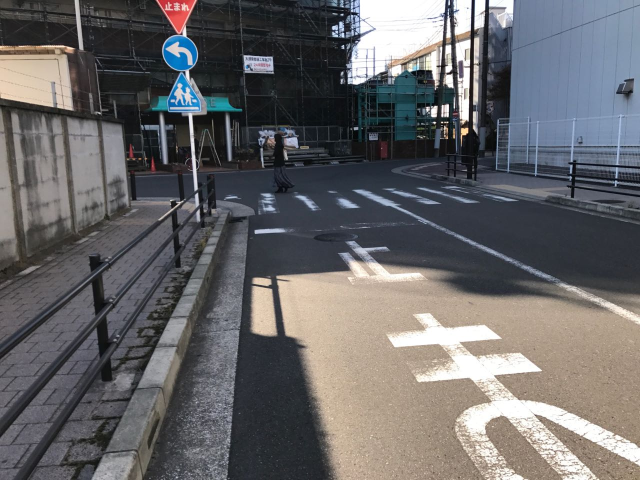
//> input picture data/1.jpg, 1280 x 960 px (shown at 1/2 size)
$ ./lan_env   (built with g++ and OpenCV 4)
//> lines starting //> are read from the running program, lines starting //| are printed output that depends on the picture; after the words box and inside, x2 and y2 are one past the last pixel; in counts of white or black regions, pixels touching at a corner belong together
### src/gen_diff_mean.h
#ifndef GEN_DIFF_MEAN_H
#define GEN_DIFF_MEAN_H

#include <iostream>
#include <opencv2/opencv.hpp>

#include "histo.h"
#include "img_common.h"

struct LaneFeature {
  //int lane_max_prob;
  //int left_diff;
  //int right_diff;
  SOFeature left_nolane;
  SOFeature lane;
  SOFeature right_nolane;
};

// return lane, nolane
// [20 lines left out: function GenDiffMean, not called in this run]

#endif // GEN_DIFF_MEAN_H

### src/mouse_crop.h
#ifndef MOUSE_CROP_H
#define MOUSE_CROP_H

#include <opencv2/core/core.hpp>
#include <opencv2/highgui/highgui.hpp>
#include <stdio.h>

#include "gen_diff_mean.h"

class MouseCrop {
  private:
    cv::Mat org,dst,img,tmp;
    std::string winname;
    //LaneFeature lf;
    bool left_done;
    bool right_done;
    cv::Rect left_bbox;
    cv::Rect right_bbox;

  public:
    MouseCrop() {}

    std::pair<cv::Rect,cv::Rect> Run(const cv::Mat& image, const std::string& window) {
      left_done = false;
      right_done = false;

      org = image.clone();
      org.copyTo(img);
      org.copyTo(tmp);
      //winname = window + " (left-lane)";
      winname = window;

      cv::namedWindow(winname);
      cv::setMouseCallback(winname, &MouseCrop::on_mouse, this);
      cv::imshow(winname,img);
      //cv::waitKey(0);
      //cv::destroyWindow(winname);
      //cv::destroyWindow("dst");

      //winname = window + " (right-lane)";
      //cv::namedWindow(winname);
      //cv::setMouseCallback(winname, &MouseCrop::on_mouse, this);
      //cv::imshow(winname,img);
      cv::waitKey(0);
      cv::destroyWindow(winname);
      cv::destroyWindow("left-lane");
      cv::destroyWindow("right-lane");

      assert(left_done && right_done);
      return std::make_pair(left_bbox, right_bbox);
    }

    static void on_mouse(int event,int x,int y,int flags,void *ustc) {
      MouseCrop* mc = (MouseCrop*)ustc;
      mc->on_mouse(event, x, y, flags);
    }

    void on_mouse(int event,int x,int y,int flags)
    {
        static cv::Point pre_pt = cv::Point(-1,-1);
        static cv::Point cur_pt = cv::Point(-1,-1);
        char temp[16];
        if (event == CV_EVENT_LBUTTONDOWN)
        {
            org.copyTo(img);
            sprintf(temp,"(%d,%d)",x,y);
            pre_pt = cv::Point(x,y);
            putText(img,temp,pre_pt,cv::FONT_HERSHEY_SIMPLEX,0.5,cv::Scalar(0,0,0,255),1,8);
            circle(img,pre_pt,2,cv::Scalar(255,0,0,0),CV_FILLED,CV_AA,0);
            imshow(winname,img);
        }
        else if (event == CV_EVENT_MOUSEMOVE && !(flags & CV_EVENT_FLAG_LBUTTON))
        {
            img.copyTo(tmp);
            sprintf(temp,"(%d,%d)",x,y);
            cur_pt = cv::Point(x,y);
            putText(tmp,temp,cur_pt,cv::FONT_HERSHEY_SIMPLEX,0.5,cv::Scalar(0,0,0,255));
            imshow(winname,tmp);
        }
        else if (event == CV_EVENT_MOUSEMOVE && (flags & CV_EVENT_FLAG_LBUTTON))
        {
            img.copyTo(tmp);
            sprintf(temp,"(%d,%d)",x,y);
            cur_pt = cv::Point(x,y);
            putText(tmp,temp,cur_pt,cv::FONT_HERSHEY_SIMPLEX,0.5,cv::Scalar(0,0,0,255));
            rectangle(tmp,pre_pt,cur_pt,cv::Scalar(0,255,0,0),1,8,0);
            imshow(winname,tmp);
        }
        else if (event == CV_EVENT_LBUTTONUP)
        {
            org.copyTo(img);
            sprintf(temp,"(%d,%d)",x,y);
            cur_pt = cv::Point(x,y);
            putText(img,temp,cur_pt,cv::FONT_HERSHEY_SIMPLEX,0.5,cv::Scalar(0,0,0,255));
            circle(img,pre_pt,2,cv::Scalar(255,0,0,0),CV_FILLED,CV_AA,0);
            rectangle(img,pre_pt,cur_pt,cv::Scalar(0,255,0,0),1,8,0);
            imshow(winname,img);
            img.copyTo(tmp);

            int width = abs(pre_pt.x - cur_pt.x);
            int height = abs(pre_pt.y - cur_pt.y);
            if (width == 0 || height == 0)
            {
                printf("width == 0 || height == 0");
                return;
            }
            //dst = org(cv::Rect(cv::min(cur_pt.x,pre_pt.x),cv::min(cur_pt.y,pre_pt.y),width,height));
            //cv::namedWindow("dst");
            //cv::imshow("dst",dst);

            if (!left_done) {
              left_bbox = (cv::Rect(cv::min(cur_pt.x,pre_pt.x),cv::min(cur_pt.y,pre_pt.y),width,height));
              dst = org(left_bbox);
              cv::namedWindow("left-lane");
              cv::imshow("left-lane",dst);
              left_done = true;
            } else if (!right_done) {
              right_bbox = (cv::Rect(cv::min(cur_pt.x,pre_pt.x),cv::min(cur_pt.y,pre_pt.y),width,height));
              dst = org(right_bbox);
              cv::namedWindow("right-lane");
              cv::imshow("right-lane",dst);
              right_done = true;
            } else {
              printf("Do nothing\n");
            }
            #if 0
            printf("%s\n", !left_done ? "================== left" : "================== right");
            auto diffmean = GenDiffMean(dst, 0);
            printf("lane[%d], nolane[%d]\n", diffmean.first, diffmean.second);
            if (!left_done) {
              lf.left_lane_max_prob = diffmean.first;
              lf.left_nolane_max_prob = diffmean.second;
              left_done = true;
            } else {
              lf.right_lane_max_prob = diffmean.first;
              lf.right_nolane_max_prob = diffmean.second;
              right_done = true;
            }
            #endif
        }
    }
};


#endif // MOUSE_CROP_H

### src/lan_env.cpp
#include <iostream>
#include <fstream>
#include <opencv2/opencv.hpp>
#include <sys/time.h>
#include <unistd.h>
#include <stdio.h>
#include <gflags/gflags.h>

#include "histo.h"
#include "img_common.h"
#include "mouse_crop.h"

struct TwoLanesFeature {
  LaneFeature left_lane;
  LaneFeature right_lane;
};

struct Features {
  cv::Mat BGR;

  cv::Mat B;
  cv::Mat Br;
  cv::Mat G;
  cv::Mat Gr;
  cv::Mat R;
  cv::Mat Rr;

  SOFeature fB;
  SOFeature fBr;
  SOFeature fG;
  SOFeature fGr;
  SOFeature fR;
  SOFeature fRr;

  TwoLanesFeature lfB;
  TwoLanesFeature lfG;
  TwoLanesFeature lfR;

  double elapsed_time;
};

using namespace std;
using namespace cv;

DEFINE_bool(display_running_histo, false, "display running histo");
DEFINE_bool(display_histo, false, "display histo");
DEFINE_bool(display_channel_feature, false, "display channel feature");
DEFINE_string(weight, "lane.csv", "pretrained weight");
DEFINE_bool(manual, false, "manual specify two lanes");
DEFINE_uint64(learn_num, 60,
    "The number of images to learn.");

// A simple registry for caffe commands.
typedef int (*BrewFunction)(const std::string& video_name);
typedef std::map<std::string, BrewFunction> BrewMap;
BrewMap g_brew_map;

#define RegisterBrewFunction(func) \
namespace { \
class __Registerer_##func { \
 public: /* NOLINT */ \
  __Registerer_##func() { \
    g_brew_map[#func] = &func; \
  } \
}; \
__Registerer_##func g_registerer_##func; \
}

// [92 lines left out: functions GetBrewFunction, ResizeImage, ExtractOneImage, not called in this run]

std::string GenFilename(const std::string& type, const std::string& image_name, char* diff_buff) {
  return std::string("feature_images/") + type + "_" + GetAbsoluteFilePrefix(image_name) + "_" + std::string(diff_buff) + ".jpg";
}

// [19 lines left out: function SaveToFile, not called in this run]

void RunBatch() {
  system("rm -rf feature_images");
  system("mkdir feature_images");

  //cv::namedWindow("Histogram", cv::WINDOW_NORMAL);
  //cv::namedWindow("gray", cv::WINDOW_NORMAL);

  //std::vector<std::string> images = { "0.jpg", "1.jpg", "2.jpg", "3.jpg", "4.jpg", "5.jpg", "6.jpg", "7.jpg", "8.jpg", "9.jpg", "10.jpg" };
  std::vector<std::string> images = { "1.jpg" };
  //std::vector<std::string> images = { "5.jpg", "6.jpg", "7.jpg", "8.jpg", "9.jpg", "10.jpg" };
  for (const auto& m: images) {
    // Load image
    cv::Mat origin_image = cv::imread(m);
//> origin_image is the input picture: 960 rows x 1280 cols, CV_8UC3; mean B, G, R 104.4, 102.8, 103.7
    if (origin_image.empty()) {
      std::cout << "read image failure" << std::endl;
      exit(-1);
    }

    MouseCrop mc;
    auto two_lanes = mc.Run(origin_image, "origin_image");
//> the left mouse button is pressed at (320, 240)
//> in on_mouse, `putText(img,temp,pre_pt,cv::FONT_HERSHEY_SIMPLEX,0.5,cv::Scalar(0,0,0,..`: img: 960 rows x 1280 cols, CV_8UC3; 193 pixels changed, all inside (x1, y1, x2, y2) = (322, 228, 398, 245)
//> in on_mouse, `circle(img,pre_pt,2,cv::Scalar(255,0,0,0),CV_FILLED,CV_AA,0);`: img: 960 rows x 1280 cols, CV_8UC3; mean B, G, R 104.4, 102.8, 103.7
//> the mouse is dragged to (640, 480)
//> in on_mouse (call 2), `putText(tmp,temp,cur_pt,cv::FONT_HERSHEY_SIMPLEX,0.5,cv::Scalar(0,0,0,..`: tmp: 960 rows x 1280 cols, CV_8UC3; mean B, G, R 104.4, 102.8, 103.7
//> the mouse is dragged to (960, 720)
//> call 3 of on_mouse, with event = 0, x = 960, y = 720, flags = 1
//> call 3 of on_mouse, with event = 0, x = 960, y = 720, flags = 1
//> in on_mouse (call 3), `putText(tmp,temp,cur_pt,cv::FONT_HERSHEY_SIMPLEX,0.5,cv::Scalar(0,0,0,..`: tmp: 960 rows x 1280 cols, CV_8UC3; mean B, G, R 104.4, 102.7, 103.7
//> in on_mouse (call 3), `rectangle(tmp,pre_pt,cur_pt,cv::Scalar(0,255,0,0),1,8,0);`:
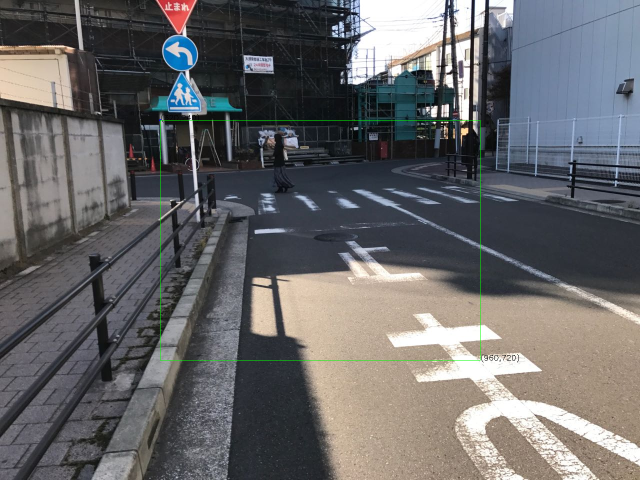
//> tmp: 960 rows x 1280 cols, CV_8UC3 (shown at 1/2 size); mean B, G, R 104.2, 103, 103.5
//> the button is released at (960, 720)
//> call 4 of on_mouse, with event = 4, x = 960, y = 720, flags = 0
//> call 4 of on_mouse, with event = 4, x = 960, y = 720, flags = 0
//> in on_mouse (call 4), `putText(img,temp,cur_pt,cv::FONT_HERSHEY_SIMPLEX,0.5,cv::Scalar(0,0,0,..`: img: 960 rows x 1280 cols, CV_8UC3; 197 pixels changed, all inside (x1, y1, x2, y2) = (962, 708, 1038, 725)
//> in on_mouse (call 4), `circle(img,pre_pt,2,cv::Scalar(255,0,0,0),CV_FILLED,CV_AA,0);`: img: 960 rows x 1280 cols, CV_8UC3; mean B, G, R 104.4, 102.7, 103.7
//> in on_mouse (call 4), `rectangle(img,pre_pt,cur_pt,cv::Scalar(0,255,0,0),1,8,0);`:
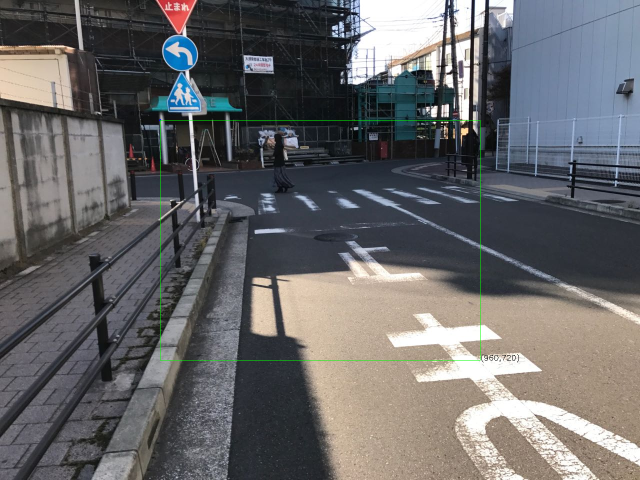
//> img: 960 rows x 1280 cols, CV_8UC3 (shown at 1/2 size); mean B, G, R 104.2, 103.1, 103.5
//> in on_mouse (call 4), `dst = org(left_bbox);`:
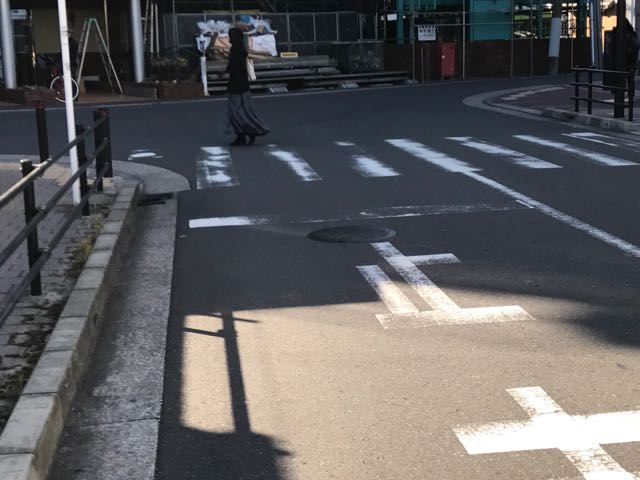
//> dst: 480 rows x 640 cols, CV_8UC3; mean B, G, R 95.5, 94, 95.3

    Features f = ExtractOneImage(origin_image, two_lanes);
    SaveToFile(m, f);
  }
}

// [76 lines left out: functions PrintFeatures, RunOne, not called in this run]

#define FEATURE_SIZE  24
std::pair<cv::Rect,cv::Rect> two_lanes;
std::vector<std::pair<std::array<int, FEATURE_SIZE>,std::array<double, FEATURE_SIZE>> > learn_results;

// [275 lines left out: functions read_weight_file, write_weight_file, train, not called in this run]
RegisterBrewFunction(train);

// [14 lines left out: function GetProbDistance, not called in this run]

#define WithinStddev(i) \
  ((*p <= (prob_data[i]+(int)prob_data_stddev[i])) && (*p >= (prob_data[i]-(int)prob_data_stddev[i])))

// [138 lines left out: functions ExtractLane, test, not called in this run]
RegisterBrewFunction(test);

// [15 lines left out: function main, not called in this run]

// added to run one function of the file
//> (the run ends here: the program stops with an error, at `assert(left_done && right_done);`)

$ run again, with data/0.jpg copied over data/1.jpg
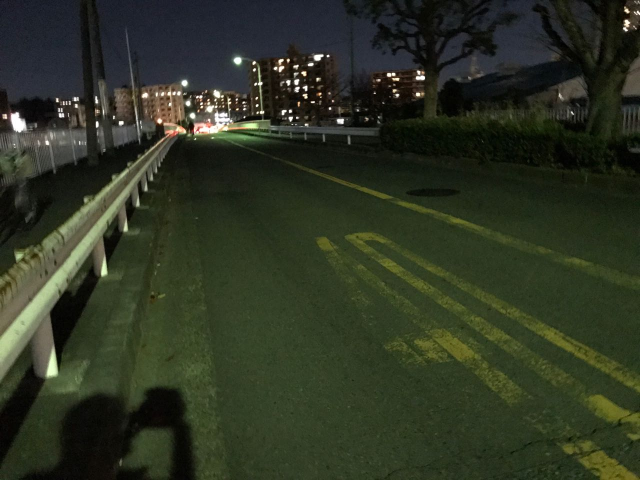
//> input picture data/0.jpg, 1280 x 960 px (shown at 1/2 size)
//> in RunBatch, origin_image is the input picture: 960 rows x 1280 cols, CV_8UC3; mean B, G, R 35.5, 52.5, 46
//> in on_mouse (call 4), `rectangle(img,pre_pt,cur_pt,cv::Scalar(0,255,0,0),1,8,0);`:
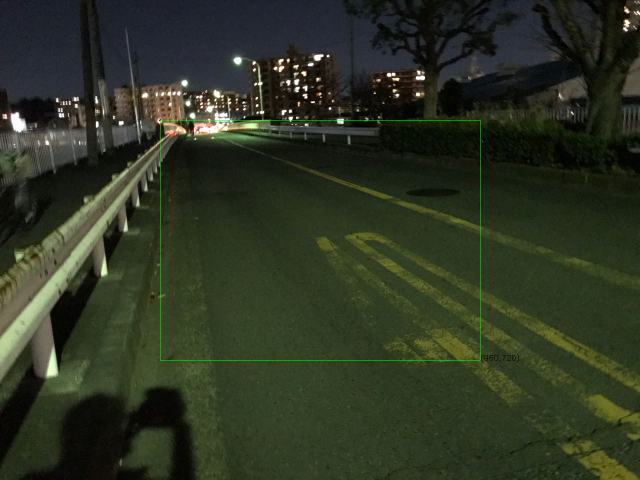
//> img: 960 rows x 1280 cols, CV_8UC3 (shown at 1/2 size); mean B, G, R 35.4, 52.8, 45.9
//> in on_mouse (call 4), `dst = org(left_bbox);`:
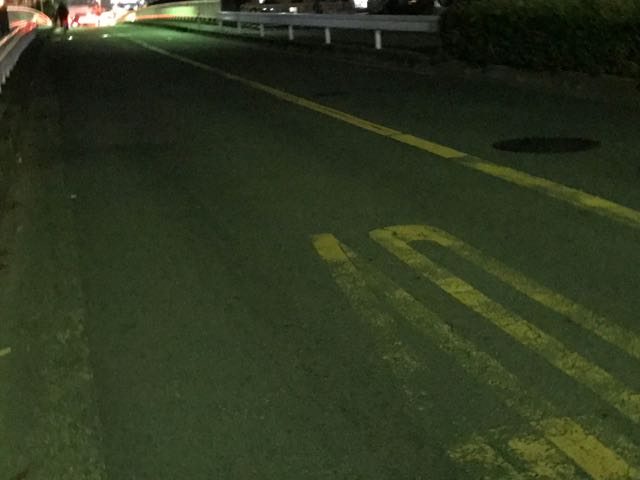
//> dst: 480 rows x 640 cols, CV_8UC3; mean B, G, R 31.3, 54.4, 45.7

$ run again, with data/2.jpg copied over data/1.jpg
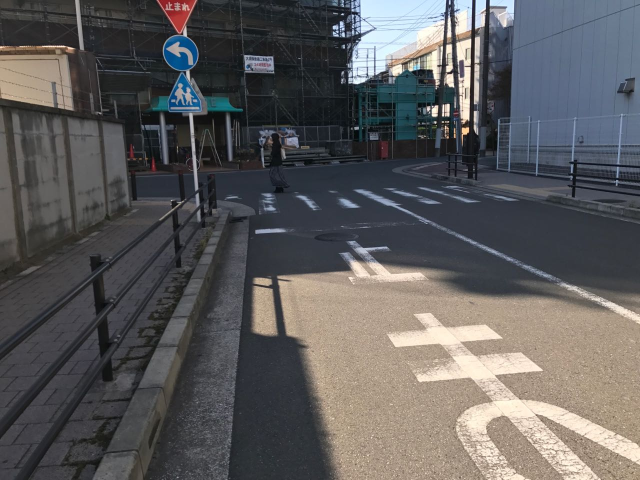
//> input picture data/2.jpg, 1280 x 960 px (shown at 1/2 size)
//> in RunBatch, origin_image is the input picture: 960 rows x 1280 cols, CV_8UC3; mean B, G, R 92.3, 91.7, 92.9
//> in on_mouse (call 4), `rectangle(img,pre_pt,cur_pt,cv::Scalar(0,255,0,0),1,8,0);`:
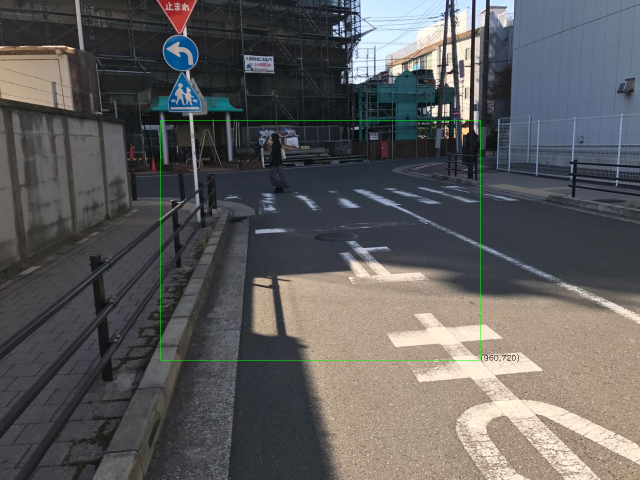
//> img: 960 rows x 1280 cols, CV_8UC3 (shown at 1/2 size); mean B, G, R 92.1, 92, 92.7
//> in on_mouse (call 4), `dst = org(left_bbox);`:
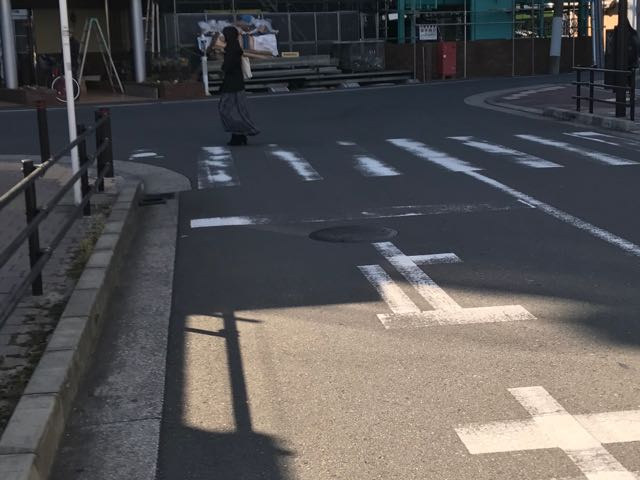
//> dst: 480 rows x 640 cols, CV_8UC3; mean B, G, R 85, 84.1, 85.9

$ run again, with data/3.jpg copied over data/1.jpg
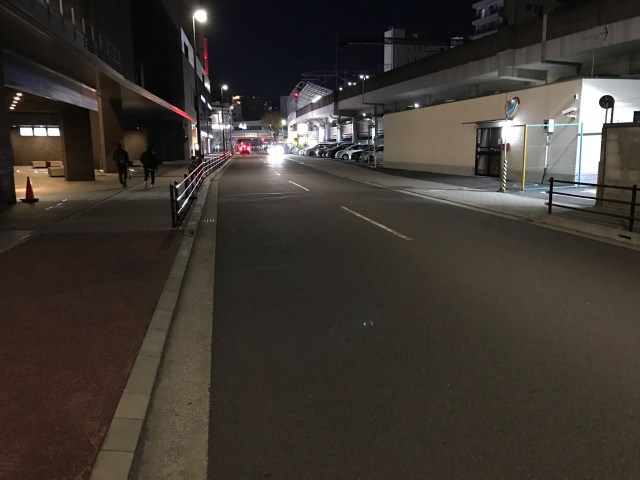
//> input picture data/3.jpg, 1280 x 960 px (shown at 1/2 size)
//> in RunBatch, origin_image is the input picture: 960 rows x 1280 cols, CV_8UC3; mean B, G, R 48.8, 55, 61.1
//> in on_mouse (call 4), `rectangle(img,pre_pt,cur_pt,cv::Scalar(0,255,0,0),1,8,0);`:
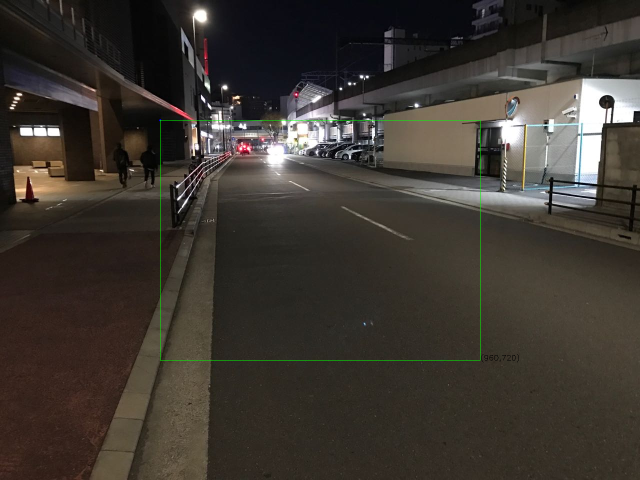
//> img: 960 rows x 1280 cols, CV_8UC3 (shown at 1/2 size); mean B, G, R 48.7, 55.3, 61
//> in on_mouse (call 4), `dst = org(left_bbox);`:
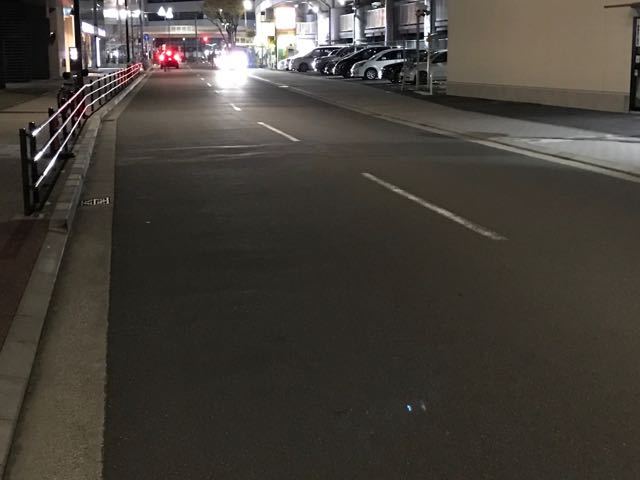
//> dst: 480 rows x 640 cols, CV_8UC3; mean B, G, R 57.2, 63.6, 68.6
